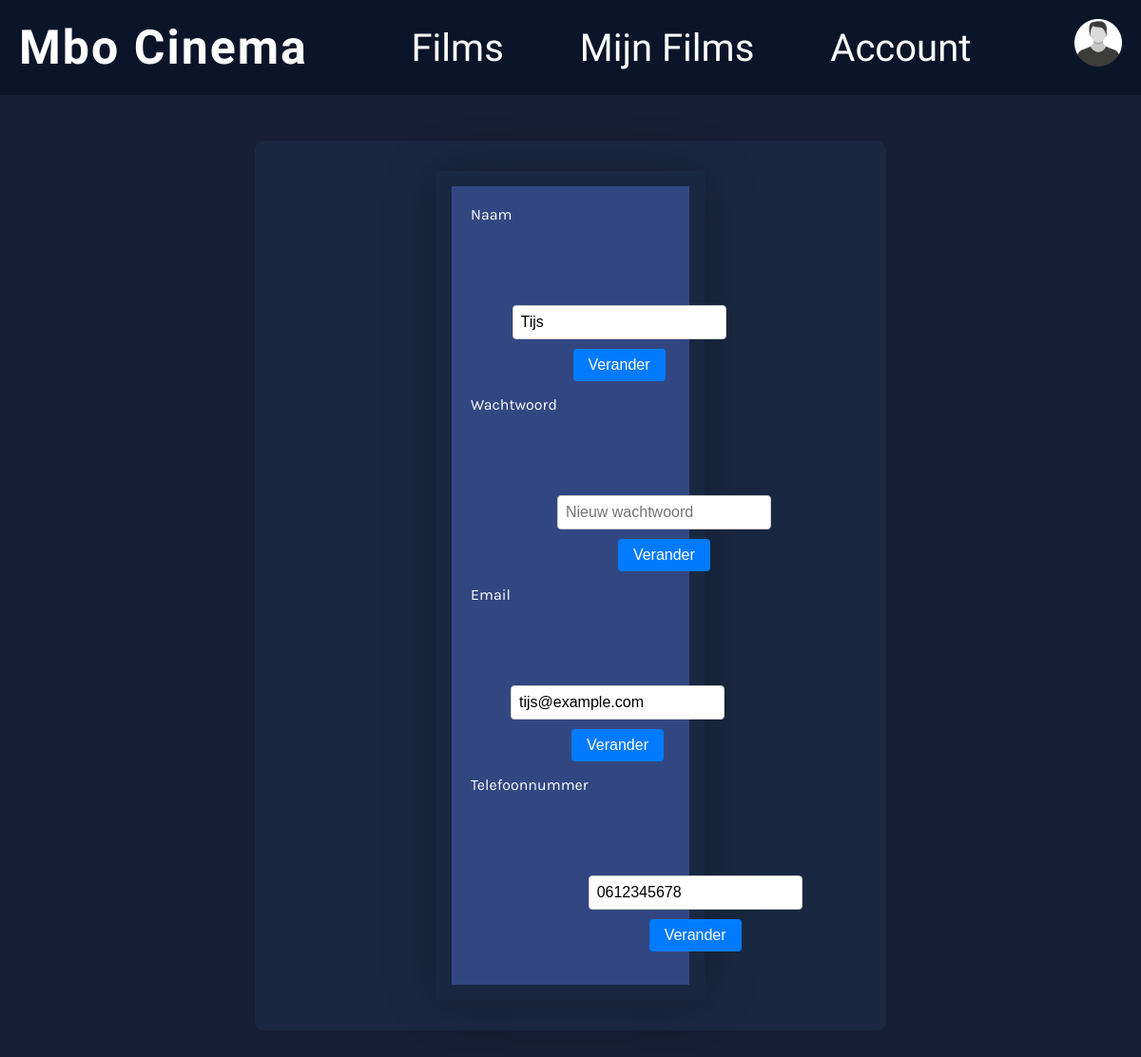
Screenshot of /Account_admin.php (signed in) with the database file from the repository.
### tables this page shows
CREATE TABLE `users` (
  `ID` int(10) UNSIGNED NOT NULL,
  `UserName` varchar(255) DEFAULT NULL,
  `UserPassword` varchar(255) DEFAULT NULL,
  `email` varchar(255) DEFAULT NULL,
  `telefoonnumer` varchar(255) DEFAULT NULL,
  `is_admin` tinyint(1) DEFAULT 0
);

### Account_admin.php (the view, shortened to what this page needs)
<?php
$host = 'localhost';
$db   = 'mbocinema';
$user = 'root';
$pass = '';
$charset = 'utf8mb4';
$dsn = "mysql:host=$host;dbname=$db;charset=$charset";
$options = [
    PDO::ATTR_ERRMODE => PDO::ERRMODE_EXCEPTION,
    PDO::ATTR_DEFAULT_FETCH_MODE => PDO::FETCH_ASSOC,
];
try {
    $pdo = new PDO($dsn, $user, $pass, $options);
} catch (PDOException $e) {
    die("Databaseverbinding mislukt: " . $e->getMessage());
}
$user_id = $_SESSION['user_id'] ?? null;
$stmt = $pdo->prepare("SELECT UserName, email, telefoonnumer FROM users WHERE id = ?");
$stmt->execute([$user_id]);
$userData = $stmt->fetch();
?>
<!DOCTYPE html>
<html lang="nl">
<head>
    <link rel="stylesheet" href="css/style.css" />
    <link rel="stylesheet" href="css/account.css" />
</head>
<body class="account-pagina">
    <header>
        <nav>
            <a href="index.php" class="logo">Mbo Cinema</a>
            <ul>
                <li><a href="films.php">Films</a></li>
                <li><a href="Mijn_Films.php">Mijn Films</a></li>
                <li><a href="account_admin.php">Account</a></li>
            </ul>
            <a href="Account_admin.php">
                <img src="fotos/profielfoto.webp" alt="profielfoto" class="topbar" />
            </a>
        </nav>
    </header>
    <main class="settings-container">
        <div class="settings-card">
            <div class="content">
                <div class="row">
                    <span>Naam</span>
                    <form method="post" class="inline-form">
                        <input type="text" name="value" value="<?= htmlspecialchars($userData['UserName']) ?>" required />
                        <button type="submit">Verander</button>
                    </form>
                </div>
                <div class="row">
                    <span>Wachtwoord</span>
                    <form method="post" class="inline-form">
                        <input type="password" name="value" placeholder="Nieuw wachtwoord" required />
                        <button type="submit">Verander</button>
                    </form>
                </div>
                <div class="row">
                    <span>Email</span>
                    <form method="post" class="inline-form">
                        <input type="email" name="value" value="<?= htmlspecialchars($userData['email']) ?>" required />
                        <button type="submit">Verander</button>
                    </form>
                </div>
                <div class="row">
                    <span>Telefoonnummer</span>
                    <form method="post" class="inline-form">
                        <input type="text" name="value" value="<?= htmlspecialchars($userData['telefoonnumer']) ?>" required />
                        <button type="submit">Verander</button>
                    </form>
                </div>
            </div>
        </div>
    </main>
</body>
</html>

### css/style.css (style rules this page uses)
body { margin: 0; color: white; background-color: rgb(23, 30, 53); font-family: 'Karla', sans-serif; }
header { display: flex; justify-content: flex-start; align-items: center; background-color: rgba(10, 20, 40, 0.9); padding: 20px; font-family: 'Jomhuria', cursive; gap: 100px; flex-wrap: wrap; }
.logo { font-weight: bold; font-size: 50px; text-decoration: none; color: white; letter-spacing: 2px; }
nav { display: flex; align-items: center; justify-content: space-between; width: 100%; }
nav ul { list-style: none; display: flex; gap: 80px; padding: 0; margin: 0; }
nav a { text-decoration: none; color: white; font-size: 40px; }
.topbar { width: 50px; height: auto; }
main { display: flex; justify-content: space-between; padding: 40px; flex-wrap: wrap; gap: 30px; }
.settings-container { display: flex; justify-content: center; align-items: center; padding: 50px; }
.settings-card { background-color: #192841; width: 250px; box-shadow: 0 0 50px rgba(0, 0, 0, 0.3); }
.settings-card .content { background-color: #324782; padding: 20px; }
.settings-card .row { display: flex; justify-content: space-between; margin-bottom: 15px; color: white; font-size: 16px; }
main { display: grid; grid-template-columns: auto auto auto; gap: 10px; padding: 10px; }
form { display: flex; flex-direction: column; justify-self: center; margin-top: 50%; order: 2; }

### css/account.css (style rules this page uses)
.account-pagina main.settings-container { max-width: 600px; margin: 3rem auto; padding: 2rem; background-color: #192841; border-radius: 10px; color: white; font-family: 'Karla', sans-serif; }
.account-pagina .settings-card { padding: 1rem; }
.inline-form { display: flex; align-items: center; gap: 10px; }
.inline-form input[type="text"], .inline-form input[type="email"], .inline-form input[type="password"] { flex: 1; padding: 8px; font-size: 1rem; border: 1px solid #ccc; border-radius: 4px; }
.inline-form button { padding: 8px 16px; font-size: 1rem; background-color: #007bff; border: none; border-radius: 4px; color: white; cursor: pointer; transition: background-color 0.3s ease; }

### rows the page displays
users: value "Tijs", value "tijs@example.com", value "0612345678"
